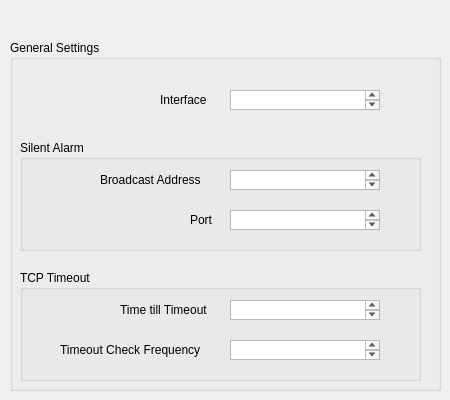
    <widget class="QWidget" name="generalPage">
     <widget class="QGroupBox" name="genGroupBox">
      <property name="geometry">
       <rect>
        <x>10</x>
        <y>40</y>
        <width>431</width>
        <height>351</height>
       </rect>
      </property>
      <property name="title">
       <string>General Settings</string>
      </property>
      <widget class="QLabel" name="interfaceLabel">
       <property name="geometry">
        <rect>
         <x>150</x>
         <y>50</y>
         <width>57</width>
         <height>20</height>
        </rect>
       </property>
       <property name="toolTip">
        <string>&lt;!DOCTYPE HTML PUBLIC &quot;-//W3C//DTD HTML 4.0//EN&quot; &quot;http://www.w3.org/TR/REC-html40/strict.dtd&quot;&gt;
&lt;html&gt;&lt;head&gt;&lt;meta name=&quot;qrichtext&quot; content=&quot;1&quot; /&gt;&lt;style type=&quot;text/css&quot;&gt;
p, li { white-space: pre-wrap; }
&lt;/style&gt;&lt;/head&gt;&lt;body style=&quot; font-family:'Sans Serif'; font-size:9pt; font-weight:400; font-style:normal;&quot;&gt;
&lt;table border=&quot;0&quot; style=&quot;-qt-table-type: root; margin-top:4px; margin-bottom:4px; margin-left:4px; margin-right:4px;&quot;&gt;
&lt;tr&gt;
&lt;td style=&quot;border: none;&quot;&gt;
&lt;p align=&quot;center&quot; style=&quot; margin-top:0px; margin-bottom:0px; margin-left:0px; margin-right:0px; -qt-block-indent:0; text-indent:0px;&quot;&gt;The name of the interface to run Nova on.&lt;/p&gt;&lt;/td&gt;&lt;/tr&gt;&lt;/table&gt;&lt;/body&gt;&lt;/html&gt;</string>
       </property>
       <property name="text">
        <string>Interface</string>
       </property>
      </widget>
      <widget class="QGroupBox" name="saGroupBox">
       <property name="geometry">
        <rect>
         <x>10</x>
         <y>100</y>
         <width>401</width>
         <height>111</height>
        </rect>
       </property>
       <property name="title">
        <string>Silent Alarm</string>
       </property>
       <widget class="QLabel" name="saIPLabel">
        <property name="geometry">
         <rect>
          <x>80</x>
          <y>30</y>
          <width>121</width>
          <height>20</height>
         </rect>
        </property>
        <property name="toolTip">
         <string>&lt;!DOCTYPE HTML PUBLIC &quot;-//W3C//DTD HTML 4.0//EN&quot; &quot;http://www.w3.org/TR/REC-html40/strict.dtd&quot;&gt;
&lt;html&gt;&lt;head&gt;&lt;meta name=&quot;qrichtext&quot; content=&quot;1&quot; /&gt;&lt;style type=&quot;text/css&quot;&gt;
p, li { white-space: pre-wrap; }
&lt;/style&gt;&lt;/head&gt;&lt;body style=&quot; font-family:'Sans Serif'; font-size:9pt; font-weight:400; font-style:normal;&quot;&gt;
&lt;table border=&quot;0&quot; style=&quot;-qt-table-type: root; margin-top:4px; margin-bottom:4px; margin-left:4px; margin-right:4px;&quot;&gt;
&lt;tr&gt;
&lt;td style=&quot;border: none;&quot;&gt;
&lt;p align=&quot;center&quot; style=&quot; margin-top:0px; margin-bottom:0px; margin-left:0px; margin-right:0px; -qt-block-indent:0; text-indent:0px;&quot;&gt;The IP address to send silent alarams from.&lt;/p&gt;&lt;/td&gt;&lt;/tr&gt;&lt;/table&gt;&lt;/body&gt;&lt;/html&gt;</string>
        </property>
        <property name="text">
         <string>Broadcast Address</string>
        </property>
       </widget>
       <widget class="QLabel" name="saPortLabel">
        <property name="geometry">
         <rect>
          <x>170</x>
          <y>70</y>
          <width>31</width>
          <height>20</height>
         </rect>
        </property>
        <property name="toolTip">
         <string>&lt;!DOCTYPE HTML PUBLIC &quot;-//W3C//DTD HTML 4.0//EN&quot; &quot;http://www.w3.org/TR/REC-html40/strict.dtd&quot;&gt;
&lt;html&gt;&lt;head&gt;&lt;meta name=&quot;qrichtext&quot; content=&quot;1&quot; /&gt;&lt;style type=&quot;text/css&quot;&gt;
p, li { white-space: pre-wrap; }
&lt;/style&gt;&lt;/head&gt;&lt;body style=&quot; font-family:'Sans Serif'; font-size:9pt; font-weight:400; font-style:normal;&quot;&gt;
&lt;table border=&quot;0&quot; style=&quot;-qt-table-type: root; margin-top:4px; margin-bottom:4px; margin-left:4px; margin-right:4px;&quot;&gt;
&lt;tr&gt;
&lt;td style=&quot;border: none;&quot;&gt;
&lt;p align=&quot;center&quot; style=&quot; margin-top:0px; margin-bottom:0px; margin-left:0px; margin-right:0px; -qt-block-indent:0; text-indent:0px;&quot;&gt;The port to send silent alarams on.&lt;/p&gt;&lt;/td&gt;&lt;/tr&gt;&lt;/table&gt;&lt;/body&gt;&lt;/html&gt;</string>
        </property>
        <property name="text">
         <string>Port</string>
        </property>
       </widget>
       <widget class="QTextEdit" name="saIPEdit">
        <property name="geometry">
         <rect>
          <x>210</x>
          <y>30</y>
          <width>150</width>
          <height>20</height>
         </rect>
        </property>
        <property name="font">
         <font>
          <kerning>true</kerning>
         </font>
        </property>
        <property name="toolTip">
         <string>&lt;!DOCTYPE HTML PUBLIC &quot;-//W3C//DTD HTML 4.0//EN&quot; &quot;http://www.w3.org/TR/REC-html40/strict.dtd&quot;&gt;
&lt;html&gt;&lt;head&gt;&lt;meta name=&quot;qrichtext&quot; content=&quot;1&quot; /&gt;&lt;style type=&quot;text/css&quot;&gt;
p, li { white-space: pre-wrap; }
&lt;/style&gt;&lt;/head&gt;&lt;body style=&quot; font-family:'Sans Serif'; font-size:9pt; font-weight:400; font-style:normal;&quot;&gt;
&lt;table border=&quot;0&quot; style=&quot;-qt-table-type: root; margin-top:4px; margin-bottom:4px; margin-left:4px; margin-right:4px;&quot;&gt;
&lt;tr&gt;
&lt;td style=&quot;border: none;&quot;&gt;
&lt;p align=&quot;center&quot; style=&quot; margin-top:0px; margin-bottom:0px; margin-left:0px; margin-right:0px; -qt-block-indent:0; text-indent:0px;&quot;&gt;The IP address to send silent alarams from.&lt;/p&gt;&lt;/td&gt;&lt;/tr&gt;&lt;/table&gt;&lt;/body&gt;&lt;/html&gt;</string>
        </property>
       </widget>
       <widget class="QTextEdit" name="saPortEdit">
        <property name="geometry">
         <rect>
          <x>210</x>
          <y>70</y>
          <width>150</width>
          <height>20</height>
         </rect>
        </property>
        <property name="toolTip">
         <string>&lt;!DOCTYPE HTML PUBLIC &quot;-//W3C//DTD HTML 4.0//EN&quot; &quot;http://www.w3.org/TR/REC-html40/strict.dtd&quot;&gt;
&lt;html&gt;&lt;head&gt;&lt;meta name=&quot;qrichtext&quot; content=&quot;1&quot; /&gt;&lt;style type=&quot;text/css&quot;&gt;
p, li { white-space: pre-wrap; }
&lt;/style&gt;&lt;/head&gt;&lt;body style=&quot; font-family:'Sans Serif'; font-size:9pt; font-weight:400; font-style:normal;&quot;&gt;
&lt;table border=&quot;0&quot; style=&quot;-qt-table-type: root; margin-top:4px; margin-bottom:4px; margin-left:4px; margin-right:4px;&quot;&gt;
&lt;tr&gt;
&lt;td style=&quot;border: none;&quot;&gt;
&lt;p align=&quot;center&quot; style=&quot; margin-top:0px; margin-bottom:0px; margin-left:0px; margin-right:0px; -qt-block-indent:0; text-indent:0px;&quot;&gt;The port to send silent alarams on.&lt;/p&gt;&lt;/td&gt;&lt;/tr&gt;&lt;/table&gt;&lt;/body&gt;&lt;/html&gt;</string>
        </property>
       </widget>
      </widget>
      <widget class="QTextEdit" name="interfaceEdit">
       <property name="geometry">
        <rect>
         <x>220</x>
         <y>50</y>
         <width>150</width>
         <height>20</height>
        </rect>
       </property>
       <property name="toolTip">
        <string>&lt;!DOCTYPE HTML PUBLIC &quot;-//W3C//DTD HTML 4.0//EN&quot; &quot;http://www.w3.org/TR/REC-html40/strict.dtd&quot;&gt;
&lt;html&gt;&lt;head&gt;&lt;meta name=&quot;qrichtext&quot; content=&quot;1&quot; /&gt;&lt;style type=&quot;text/css&quot;&gt;
p, li { white-space: pre-wrap; }
&lt;/style&gt;&lt;/head&gt;&lt;body style=&quot; font-family:'Sans Serif'; font-size:9pt; font-weight:400; font-style:normal;&quot;&gt;
&lt;table border=&quot;0&quot; style=&quot;-qt-table-type: root; margin-top:4px; margin-bottom:4px; margin-left:4px; margin-right:4px;&quot;&gt;
&lt;tr&gt;
&lt;td style=&quot;border: none;&quot;&gt;
&lt;p align=&quot;center&quot; style=&quot; margin-top:0px; margin-bottom:0px; margin-left:0px; margin-right:0px; -qt-block-indent:0; text-indent:0px;&quot;&gt;The name of the interface to run Nova on.&lt;/p&gt;&lt;/td&gt;&lt;/tr&gt;&lt;/table&gt;&lt;/body&gt;&lt;/html&gt;</string>
       </property>
      </widget>
      <widget class="QGroupBox" name="tcpGroupBox">
       <property name="geometry">
        <rect>
         <x>10</x>
         <y>230</y>
         <width>401</width>
         <height>111</height>
        </rect>
       </property>
       <property name="title">
        <string>TCP Timeout</string>
       </property>
       <widget class="QLabel" name="tcpFrequencyLabel">
        <property name="geometry">
         <rect>
          <x>40</x>
          <y>70</y>
          <width>161</width>
          <height>20</height>
         </rect>
        </property>
        <property name="toolTip">
         <string>&lt;!DOCTYPE HTML PUBLIC &quot;-//W3C//DTD HTML 4.0//EN&quot; &quot;http://www.w3.org/TR/REC-html40/strict.dtd&quot;&gt;
&lt;html&gt;&lt;head&gt;&lt;meta name=&quot;qrichtext&quot; content=&quot;1&quot; /&gt;&lt;style type=&quot;text/css&quot;&gt;
p, li { white-space: pre-wrap; }
&lt;/style&gt;&lt;/head&gt;&lt;body style=&quot; font-family:'Sans Serif'; font-size:9pt; font-weight:400; font-style:normal;&quot;&gt;
&lt;table border=&quot;0&quot; style=&quot;-qt-table-type: root; margin-top:4px; margin-bottom:4px; margin-left:4px; margin-right:4px;&quot;&gt;
&lt;tr&gt;
&lt;td style=&quot;border: none;&quot;&gt;
&lt;p align=&quot;center&quot; style=&quot; margin-top:0px; margin-bottom:0px; margin-left:0px; margin-right:0px; -qt-block-indent:0; text-indent:0px;&quot;&gt;How long to wait (in seconds) between checking for timed out TCP sessions.&lt;/p&gt;&lt;/td&gt;&lt;/tr&gt;&lt;/table&gt;&lt;/body&gt;&lt;/html&gt;</string>
        </property>
        <property name="text">
         <string>Timeout Check Frequency</string>
        </property>
       </widget>
       <widget class="QLabel" name="tcpTimeoutLabel">
        <property name="geometry">
         <rect>
          <x>100</x>
          <y>30</y>
          <width>101</width>
          <height>20</height>
         </rect>
        </property>
        <property name="toolTip">
         <string>&lt;!DOCTYPE HTML PUBLIC &quot;-//W3C//DTD HTML 4.0//EN&quot; &quot;http://www.w3.org/TR/REC-html40/strict.dtd&quot;&gt;
&lt;html&gt;&lt;head&gt;&lt;meta name=&quot;qrichtext&quot; content=&quot;1&quot; /&gt;&lt;style type=&quot;text/css&quot;&gt;
p, li { white-space: pre-wrap; }
&lt;/style&gt;&lt;/head&gt;&lt;body style=&quot; font-family:'Sans Serif'; font-size:9pt; font-weight:400; font-style:normal;&quot;&gt;
&lt;table border=&quot;0&quot; style=&quot;-qt-table-type: root; margin-top:4px; margin-bottom:4px; margin-left:4px; margin-right:4px;&quot;&gt;
&lt;tr&gt;
&lt;td style=&quot;border: none;&quot;&gt;
&lt;p align=&quot;center&quot; style=&quot; margin-top:0px; margin-bottom:0px; margin-left:0px; margin-right:0px; -qt-block-indent:0; text-indent:0px;&quot;&gt;How long to wait (in seconds) before considering a TCP session as timed out.&lt;/p&gt;&lt;/td&gt;&lt;/tr&gt;&lt;/table&gt;&lt;/body&gt;&lt;/html&gt;</string>
        </property>
        <property name="text">
         <string>Time till Timeout</string>
        </property>
       </widget>
       <widget class="QTextEdit" name="tcpFrequencyEdit">
        <property name="geometry">
         <rect>
          <x>210</x>
          <y>70</y>
          <width>150</width>
          <height>20</height>
         </rect>
        </property>
        <property name="toolTip">
         <string>&lt;!DOCTYPE HTML PUBLIC &quot;-//W3C//DTD HTML 4.0//EN&quot; &quot;http://www.w3.org/TR/REC-html40/strict.dtd&quot;&gt;
&lt;html&gt;&lt;head&gt;&lt;meta name=&quot;qrichtext&quot; content=&quot;1&quot; /&gt;&lt;style type=&quot;text/css&quot;&gt;
p, li { white-space: pre-wrap; }
&lt;/style&gt;&lt;/head&gt;&lt;body style=&quot; font-family:'Sans Serif'; font-size:9pt; font-weight:400; font-style:normal;&quot;&gt;
&lt;table border=&quot;0&quot; style=&quot;-qt-table-type: root; margin-top:4px; margin-bottom:4px; margin-left:4px; margin-right:4px;&quot;&gt;
&lt;tr&gt;
&lt;td style=&quot;border: none;&quot;&gt;
&lt;p align=&quot;center&quot; style=&quot; margin-top:0px; margin-bottom:0px; margin-left:0px; margin-right:0px; -qt-block-indent:0; text-indent:0px;&quot;&gt;How long to wait (in seconds) between checking for timed out TCP sessions.&lt;/p&gt;&lt;/td&gt;&lt;/tr&gt;&lt;/table&gt;&lt;/body&gt;&lt;/html&gt;</string>
        </property>
       </widget>
       <widget class="QTextEdit" name="tcpTimeoutEdit">
        <property name="geometry">
         <rect>
          <x>210</x>
          <y>30</y>
          <width>150</width>
          <height>20</height>
         </rect>
        </property>
        <property name="toolTip">
         <string>&lt;!DOCTYPE HTML PUBLIC &quot;-//W3C//DTD HTML 4.0//EN&quot; &quot;http://www.w3.org/TR/REC-html40/strict.dtd&quot;&gt;
&lt;html&gt;&lt;head&gt;&lt;meta name=&quot;qrichtext&quot; content=&quot;1&quot; /&gt;&lt;style type=&quot;text/css&quot;&gt;
p, li { white-space: pre-wrap; }
&lt;/style&gt;&lt;/head&gt;&lt;body style=&quot; font-family:'Sans Serif'; font-size:9pt; font-weight:400; font-style:normal;&quot;&gt;
&lt;table border=&quot;0&quot; style=&quot;-qt-table-type: root; margin-top:4px; margin-bottom:4px; margin-left:4px; margin-right:4px;&quot;&gt;
&lt;tr&gt;
&lt;td style=&quot;border: none;&quot;&gt;
&lt;p align=&quot;center&quot; style=&quot; margin-top:0px; margin-bottom:0px; margin-left:0px; margin-right:0px; -qt-block-indent:0; text-indent:0px;&quot;&gt;How long to wait (in seconds) before considering a TCP session as timed out.&lt;/p&gt;&lt;/td&gt;&lt;/tr&gt;&lt;/table&gt;&lt;/body&gt;&lt;/html&gt;</string>
        </property>
       </widget>
      </widget>
     </widget>
    </widget>
